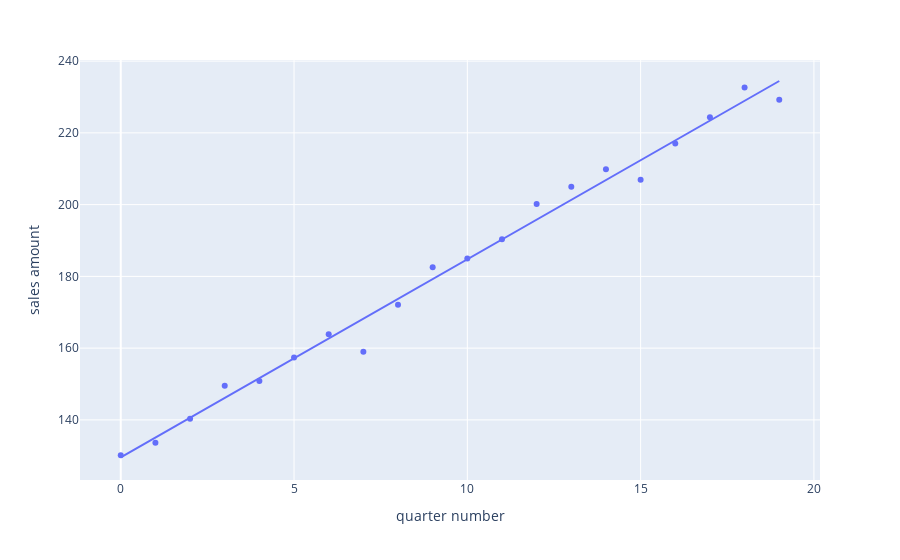

Notebook source saved alongside this figure:
### Code cell
# При передачи pandas series, чтобы ось Y была корректно подписана, нужно указать явно y = 'Some_col_name'
# Явное указание так же убирает ненужнную легенду из 1 значения
# При наведении курсора на линию можно увидеть формулу 'ols' ('ols' - метод наименьших квадратов)

px.scatter(sales_df, y = 'sales amount', trendline = 'ols')

### Figure 1 — Plotly figure (JSON) as saved in the notebook; plotly's stock layout.template omitted (floating-point values rounded to 4 significant figures)
{"data": [{"hovertemplate": "quarter number=%{x}<br>sales amount=%{y}<extra></extra>", "legendgroup": "", "marker": {"color": "#636efa", "symbol": "circle"}, "mode": "markers", "name": "", "orientation": "v", "showlegend": false, "type": "scatter", "x": [0, 1, 2, 3, 4, 5, 6, 7, 8, 9, 10, 11, 12, 13, 14, 15, 16, 17, 18, 19], "xaxis": "x", "y": [130.1, 133.6, 140.3, 149.5, 150.9, 157.4, 163.9, 159.0, 172.1, 182.5, 185.0, 190.4, 200.1, 205.0, 209.9, 206.9, 217.1, 224.4, 232.7, 229.2], "yaxis": "y"}, {"hovertemplate": "<b>OLS trendline</b><br>sales amount = 5.52212 * quarter number + 129.536<br>R<sup>2</sup>=0.988880<br><br>quarter number=%{x}<br>sales amount=%{y} <b>(trend)</b><extra></extra>", "legendgroup": "", "marker": {"color": "#636efa", "symbol": "circle"}, "mode": "lines", "name": "", "showlegend": false, "type": "scatter", "x": [0, 1, 2, 3, 4, 5, 6, 7, 8, 9, 10, 11, 12, 13, 14, 15, 16, 17, 18, 19], "xaxis": "x", "y": [129.5, 135.1, 140.6, 146.1, 151.6, 157.1, 162.7, 168.2, 173.7, 179.2, 184.8, 190.3, 195.8, 201.3, 206.8, 212.4, 217.9, 223.4, 228.9, 234.5], "yaxis": "y"}], "layout": {"legend": {"tracegroupgap": 0}, "margin": {"t": 60}, "xaxis": {"anchor": "y", "domain": [0, 1], "title": {"text": "quarter number"}}, "yaxis": {"anchor": "x", "domain": [0, 1], "title": {"text": "sales amount"}}}}
